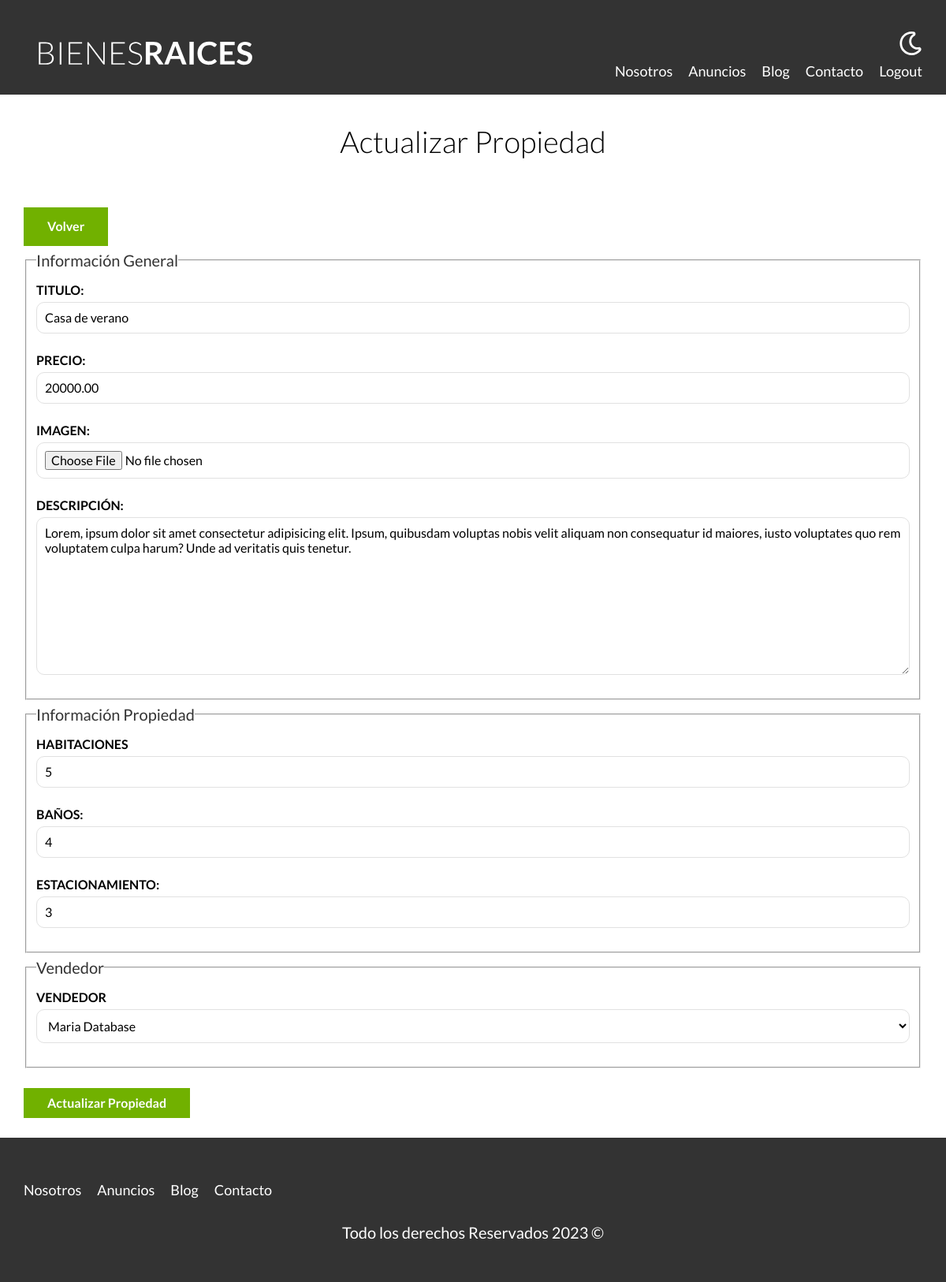
The page /propiedad/actualizar?id=7 (signed in) on the database its author committed.
### tables this page shows
CREATE TABLE `propiedades` (
  `id` int(11) NOT NULL,
  `titulo` varchar(255) NOT NULL,
  `precio` decimal(10,2) NOT NULL,
  `imagen` varchar(200) NOT NULL,
  `descripcion` longtext NOT NULL,
  `habitaciones` int(1) NOT NULL,
  `wc` int(1) NOT NULL,
  `estacionamiento` int(1) NOT NULL,
  `creado` date NOT NULL,
  `vendedor_id` int(11) NOT NULL
);

CREATE TABLE `vendedores` (
  `id` int(11) NOT NULL,
  `nombre` varchar(50) NOT NULL,
  `apellido` varchar(50) NOT NULL,
  `telefono` varchar(10) NOT NULL
);

### controllers/PropiedadController.php (called while the page is built, shortened)
<?php
class PropiedadController
{
    public static function actualizar(Router $router)
    {
        $id = validarORedireccionar('/admin');
        $propiedad = Propiedad::find($id);
        $errores = Propiedad::getErrores();
        $vendedores = Vendedor::all();
        $router->render('/propiedades/actualizar', [
            'propiedad' => $propiedad,
            'errores' => $errores,
            'vendedores' => $vendedores,
        ]);
    }
}

### public/index.php (called while the page is built, shortened)
<?php
$router = new Router();
$router->get('/', [ PaginasController::class, 'index' ]);
$router->get('/404', [ PaginasController::class, 'notFound'] );
$router->get('/admin', [ PropiedadController::class, 'index' ]);
$router->get('/propiedad/crear', [ PropiedadController::class, 'crear' ]);
$router->post('/propiedad/crear', [ PropiedadController::class, 'crear' ]);
$router->get('/propiedad/actualizar', [ PropiedadController::class, 'actualizar' ]);
$router->post('/propiedad/actualizar', [ PropiedadController::class, 'actualizar' ]);
$router->post('/propiedad/eliminar', [ PropiedadController::class, 'eliminar' ]);
$router->get('/vendedor/crear', [VendedorController::class, 'crear']);
$router->post('/vendedor/crear', [VendedorController::class, 'crear']);
$router->get('/vendedor/actualizar', [VendedorController::class, 'actualizar']);
$router->post('/vendedor/actualizar', [VendedorController::class, 'actualizar']);
$router->post('/vendedor/eliminar', [VendedorController::class, 'eliminar']);
$router->get('/nosotros', [PaginasController::class, 'nosotros']);
$router->get('/propiedades', [PaginasController::class, 'propiedades']);
$router->get('/propiedad', [PaginasController::class, 'propiedad']);
$router->get('/blog', [PaginasController::class, 'blog']);
$router->get('/entrada', [PaginasController::class, 'entrada']);
$router->get('/contacto', [PaginasController::class, 'contacto']);
$router->post('/contacto', [PaginasController::class, 'contacto']);
$router->get('/login', [ LoginController::class, 'login']);
$router->post('/login', [ LoginController::class, 'login']);
$router->get('/logout', [ LoginController::class, 'logout']);
$router->comprobarRutas();

### includes/funciones.php (called while the page is built, shortened)
<?php
function sanitizar( $html ) : string {
    $s = htmlspecialchars( $html );
    return $s;
}
function validarORedireccionar($url) {
    $id = $_GET['id'];
    $id = filter_var($id, FILTER_VALIDATE_INT);
    return $id;
}

### models/ActiveRecord.php (called while the page is built, shortened)
<?php
class ActiveRecord {
    protected static $conexion;
    protected static $tabla = '';
    public static function setDB( \mysqli $database ) {
        self::$conexion = $database;
    }
    public static function all()
    {
        $query = "SELECT * FROM " . static::$tabla;
        $resultado = self::consultarSQL($query);
        return $resultado;
    }
    public static function find( $id )
    {
        $query = "SELECT * FROM ". static::$tabla ." WHERE id = {$id};";
        $resultado = self::consultarSQL( $query );
        return array_shift($resultado);
    }
    public static function consultarSQL( $query )
    {
        $resultado = self::$conexion->query($query);
        $array = [];
        while( $registro = $resultado->fetch_assoc() ) {
            $array[] = static::crearObjeto( $registro );
        }
        return $array;
    }
    protected static function crearObjeto( $registro )
    {
        $objeto = new static;
        foreach ($registro as $key => $value) {
            if ( property_exists($objeto, $key) ) {
                $objeto->$key = $value;
            }
        }
        return $objeto;
    }
}

### views/propiedades/formulario.php (the view, shortened to what this page needs)
<fieldset>
    <legend>Información General</legend>
    <label for="titulo">Titulo:</label>
    <input type="text" id="titulo" name="propiedad[titulo]" placeholder="Titulo de la Propiedad" value="<?php echo sanitizar($propiedad->titulo); ?>" />
    <label for="precio">Precio:</label>
    <input type="text" id="precio" name="propiedad[precio]" placeholder="Precio de la Propiedad" value="<?php echo sanitizar($propiedad->precio); ?>" />
    <label for="imagen">Imagen:</label>
    <input type="file" id="imagen" name="propiedad[imagen]" accept="image/jpeg,image/png" />
    <label for="descripcion">Descripción:</label>
    <textarea name="propiedad[descripcion]" id="descripcion"><?php echo sanitizar($propiedad->descripcion); ?></textarea>
</fieldset>
<fieldset>
    <legend>Información Propiedad</legend>
    <label for="habitaciones">Habitaciones</label>
    <input type="number" id="habitaciones" name="propiedad[habitaciones]" placeholder="Ej: 3" min="1" value="<?php echo sanitizar($propiedad->habitaciones); ?>">
    <label for="wc">Baños:</label>
    <input type="number" id="wc" name="propiedad[wc]" placeholder="Ej: 3" min="1" value="<?php echo sanitizar($propiedad->wc); ?>">
    <label for="estacionamiento">Estacionamiento:</label>
    <input type="number" id="estacionamiento" name="propiedad[estacionamiento]" placeholder="Ej: 3" min="1" value="<?php echo sanitizar($propiedad->estacionamiento); ?>">
</fieldset>
<fieldset>
    <legend>Vendedor</legend>
    <label for="vendedor_id">Vendedor</label>
    <select name="propiedad[vendedor_id]" id="vendedor_id">
        <?php foreach ($vendedores as $vendedor) : ?>
            <option <?php echo $propiedad->vendedor_id === $vendedor->id ? 'selected' : ''; ?>
                value="<?php echo sanitizar($vendedor->id); ?>"
            >
                <?php echo sanitizar($vendedor->nombre) . ' ' . sanitizar($vendedor->apellido); ?>
            </option>
        <?php endforeach ?>
    </select>
</fieldset>

### views/propiedades/actualizar.php (shortened to what this page needs)
<main class="contenedor seccion">
    <h1>Actualizar Propiedad</h1>
    <a href="/admin" class="boton boton-verde">Volver</a>
    <form method="POST" class="formulario" enctype="multipart/form-data">
        <?php include __DIR__ . '/formulario.php'; ?>
        <input type="submit" value="Actualizar Propiedad" class="boton boton-verde">
    </form>
</main>

### Router.php (shortened to what this page needs)
<?php
class Router
{
    public array $rutasGET = [];
    public array $rutasPOST = [];
    public function get( $url, $fn )
    {
        $this->rutasGET[$url] = $fn;
    }
    public function post( $url, $fn )
    {
        $this->rutasPOST[$url] = $fn;
    }
    public function comprobarRutas()
    {
        $urlActual = $_SERVER['PATH_INFO'] ?? '/';
        $method = $_SERVER['REQUEST_METHOD'];
        if( $method === 'GET') {
            $fn = $this->rutasGET[$urlActual] ?? null;
        } else {
            $fn = $this->rutasPOST[$urlActual] ?? null;
        }
        if($fn) {
            call_user_func($fn, $this);
        } else {
            header('Location: /404');
        }
    }
    public function render( string $view, array $data = [] )
    {
        include __DIR__ . "/views/{$view}.php";
        $contenido = ob_get_clean();
        include __DIR__ . '/views/layout.php';
    }
}

### views/layout.php (shortened to what this page needs)
<?php
    $auth = $_SESSION['login'] ?? false;
    if(!isset($inicio)) {
        $inicio = false;
    }
?>
<!DOCTYPE html>
<html lang="es">
<head>
    <link rel="stylesheet" href="/build/css/app.css">
</head>
<body>
    <header class="header <?php echo $inicio ? 'inicio' : '' ?>">
        <div class="contenedor contenido-header">
            <div class="barra">
                <a href="/">
                    <img src="/build/img/logo.svg" alt="Logo Bienes Raices">
                </a>
                <div class="derecha">
                    <img src="/build/img/dark-mode.svg" class="dark-mode-boton">
                    <nav class="navegacion">
                        <a href="/nosotros">Nosotros</a>
                        <a href="/propiedades">Anuncios</a>
                        <a href="/blog">Blog</a>
                        <a href="/contacto">Contacto</a>
                        <?php if($auth) : ?>
                            <a href="logout">Logout</a>
                        <?php else : ?>
                            <a href="/login">Login</a>
                        <?php endif ?>
                    </nav>
                </div>
            </div>
        </div>
    </header>
    <?php echo $contenido; ?>
    <footer class="footer seccion">
        <div class="contenedor contenedor-footer">
            <nav class="navegacion">
                <a href="/nosotros">Nosotros</a>
                <a href="/propiedades">Anuncios</a>
                <a href="/blog">Blog</a>
                <a href="/contacto">Contacto</a>
            </nav>
        </div>
        <p class="copyright">Todo los derechos Reservados <?php echo date('Y'); ?> &copy</p>
    </footer>
</body>
</html>

### public/build/css/app.css (style rules this page uses)
html { -webkit-text-size-adjust:100%;line-height:1.15 }
body { margin:0 }
main { display:block }
h1 { font-size:2em;margin:.67em 0 }
a { background-color:transparent }
img { border-style:none }
button,input,optgroup,select,textarea { font-family:inherit;font-size:100%;line-height:1.15;margin:0 }
button,input { overflow:visible }
button,select { text-transform:none }
[type=button],[type=reset],[type=submit],button { -webkit-appearance:button }
fieldset { padding:.35em .75em .625em }
legend { box-sizing:border-box;color:inherit;display:table;max-width:100%;padding:0;white-space:normal }
textarea { overflow:auto }
html { box-sizing:border-box;font-size:62.5% }
*,:after,:before { box-sizing:inherit }
body { font-family:Lato,sans-serif;font-size:1.6rem;line-height:1.8 }
p { color:#000;font-size:2rem }
.contenedor { margin:0 auto;max-width:120rem;width:95% }
a { text-decoration:none }
img,picture { display:block;width:100% }
h1,h2,h3 { font-family:Lato,sans-serif;font-weight:300;margin:2.5rem 0;text-align:center }
h1 { font-size:3.8rem }
.seccion { margin-bottom:2.5rem;margin-top:2.5rem }
.header { background-color:#333;padding:1rem 0 3rem }
.contenido-header { display:flex;flex-direction:column;justify-content:space-between }
.footer { background-color:#333;margin-bottom:0;padding:2.5rem 0 }
.footer .contenedor-footer { padding-top:2.5rem }
.footer .navegacion { height:auto;opacity:1;visibility:visible }
.footer .copyright { color:#fff;text-align:center }
.derecha { align-items:center;display:flex;flex-direction:column }
@media (min-width:768px) { .derecha { align-items:flex-end } }
.derecha .dark-mode-boton { filter:invert(100%);margin-bottom:2rem;margin-top:3rem;width:3rem }
@media (min-width:768px) { .derecha .dark-mode-boton { margin-top:0 } }
.barra { align-items:center;display:flex;flex-direction:column;padding-top:3rem }
@media (min-width:768px) { .barra { align-items:flex-end;flex-direction:row;justify-content:space-between } }
.navegacion { height:0;opacity:0;transition:visibility .3s ease-in-out,opacity .5s linear,height .5s linear;visibility:hidden }
@media (min-width:768px) { .navegacion { align-items:center;display:flex;opacity:1;visibility:visible } }
.navegacion a { color:#fff;display:block;font-size:2.2rem;text-align:center;text-decoration:none }
@media (min-width:768px) { .navegacion a { font-size:1.8rem;margin-right:2rem } }
@media (min-width:768px) { .navegacion a:last-of-type { margin-right:0 } }
.boton-verde { background-color:#71b100;border:none;color:#fff;display:inline-block;font-weight:700;margin-top:2.5rem;padding:1rem 3rem;text-align:center;text-decoration:none }
.formulario legend { color:#333;font-size:2rem }
.formulario label { display:block;font-weight:700;text-transform:uppercase }
.formulario input:not([type=submit]),.formulario select,.formulario textarea { background-color:#fff;border:1px solid #e1e1e1;border-radius:1rem;display:block;margin-bottom:2rem;padding:1rem;width:100% }
.formulario textarea { height:20rem }

### rows shown on the page
propiedades: titulo "Casa de verano", precio "20000.00", descripcion "Lorem, ipsum dolor sit amet consectetur adipisicing elit. Ipsum, quibusdam voluptas nobis velit aliquam non consequatur id maiores, iusto voluptates quo rem voluptatem culpa harum? Unde ad veritatis quis tenetur.", habitaciones "5", wc "4", estacionamiento "3", vendedor.nombre "Maria Database"
